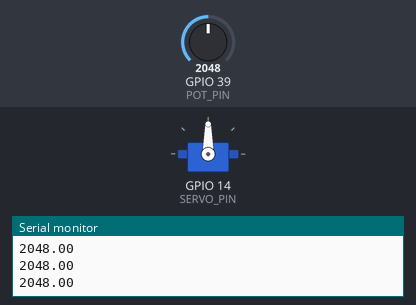
A sketch run on a simulated ESP32. Parts: servo, the last lines printed to the serial monitor. The inputs (shaded band) are chosen by the test bench; at power-on: GPIO 39 (POT_PIN) = 2048.

Above: at 1.2 s.
1.3 s: GPIO 39 (POT_PIN) set to 2866
At 2.5 s:
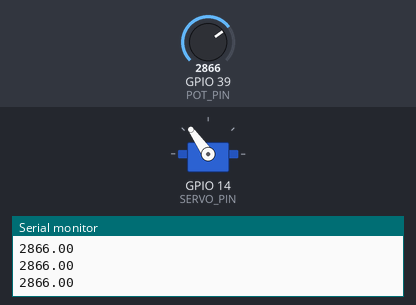
2.8 s: GPIO 39 (POT_PIN) set to 3603
At 3.9 s:
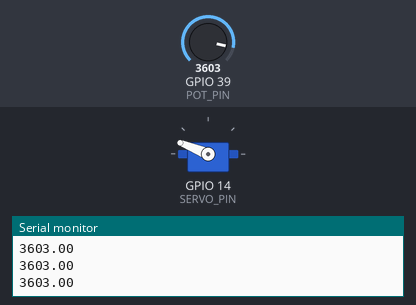
4.3 s: GPIO 39 (POT_PIN) set to 4095
At 5.2 s:
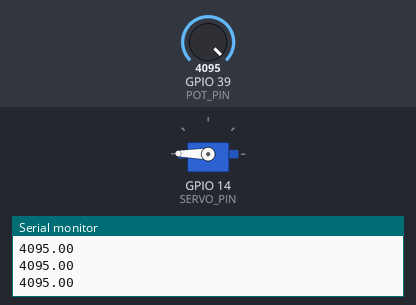
5.8 s: GPIO 39 (POT_PIN) set to 1228
At 6.4 s:
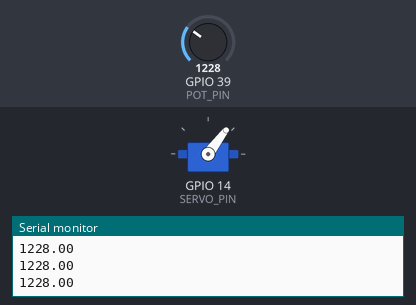
7.3 s: GPIO 39 (POT_PIN) set to 491
At 7.6 s:
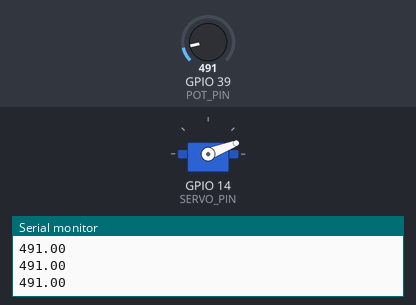
8.8 s: GPIO 39 (POT_PIN) set to 0
At 10.1 s:
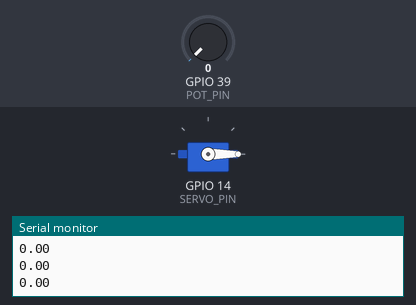
Timing chart, 0 to 11.3 s (numbered marks = the images above; inputs shaded):
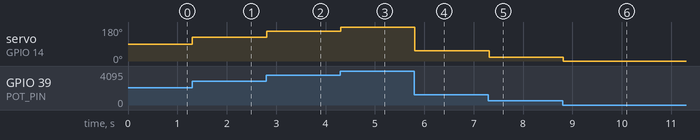

The sketch:

test_servo_potentiometer.ino
```cpp
#include <ESP32Servo.h>

#define SERVO_PIN 14
#define POT_PIN 39       // Potentiometer

Servo myServo;


void setup() {
    myServo.attach(SERVO_PIN);
    myServo.write(0);
    Serial.begin(115200);
}

void loop() {
  float value = analogRead(POT_PIN);
  Serial.println(value);
  value = value / 4096 * 180;
  myServo.write(int(value));
  delay(100);
}
```

Measured:
- after the input at 1.3 s, servo on GPIO 14 (SERVO_PIN): 90° → 125° at once
- after the input at 2.8 s, servo on GPIO 14 (SERVO_PIN): 125° → 158° at once
- after the input at 4.3 s, servo on GPIO 14 (SERVO_PIN): 158° → 179° at once
- after the input at 5.8 s, servo on GPIO 14 (SERVO_PIN): 179° → 53° at once
- after the input at 7.3 s, servo on GPIO 14 (SERVO_PIN): 53° → 21° at once
- after the input at 8.8 s, servo on GPIO 14 (SERVO_PIN): 21° → 0° at once
